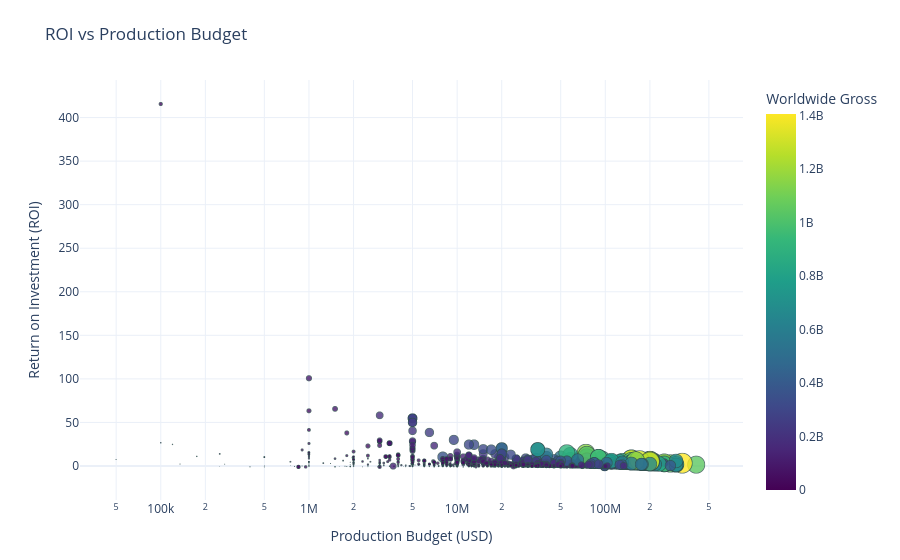

Notebook code for this chart:
### Markdown cell above
## 13.1 Budget vs ROI Analysis 
The relationship between production budgets and ROI was analyzed to answer whether higher budgets lead to higher returns. The analysis showed that high budgets do not guarantee high ROI, with several mid-budget films outperforming blockbusters. ROI also declines sharply beyond a certain budget threshold.

### Code cell
import plotly.express as px

# Create worldwide gross if not already
final_movies_clean['bom_worldwide_gross'] = (
    final_movies_clean['bom_domestic_gross'] + final_movies_clean['bom_foreign_gross']
)

fig = px.scatter(
    final_movies_clean,
    x="tn_production_budget",
    y="roi",
    size="bom_worldwide_gross",            # bubble size = worldwide gross
    color="bom_worldwide_gross",           # gradient color by worldwide gross
    hover_data=['title_clean', 'studio', 'averagerating', 'tn_production_budget', 'roi'],
    log_x=True,                            # log scale for production budget
    title="ROI vs Production Budget",
    labels={
        "tn_production_budget": "Production Budget (USD)",
        "roi": "Return on Investment (ROI)",
        "bom_worldwide_gross": "Worldwide Gross (USD)"
    },
    color_continuous_scale='Viridis',      #  gradient
)

fig.update_traces(
    marker=dict(line=dict(width=0.8, color='DarkSlateGrey'), opacity=0.8)
)

fig.update_layout(
    template="plotly_white",
    xaxis_title="Production Budget (USD)",
    yaxis_title="Return on Investment (ROI)",
    coloraxis_colorbar=dict(title="Worldwide Gross"),
    margin=dict(l=80, r=40, t=80, b=60)
)

fig.show()

### Figure 1 — Plotly figure (JSON) as saved in the notebook; plotly's stock layout.template omitted (floating-point values rounded to 4 significant figures; data arrays with more than 128 entries replaced by an {"elided": "..."} marker saying what was removed)
{"data": [{"customdata": {"elided": "1431x3 mixed values"}, "hovertemplate": "Production Budget (USD)=%{x}<br>Return on Investment (ROI)=%{y}<br>Worldwide Gross (USD)=%{marker.color}<br>title_clean=%{customdata[0]}<br>studio=%{customdata[1]}<br>averagerating=%{customdata[2]}<extra></extra>", "legendgroup": "", "marker": {"color": {"elided": "1431 float values"}, "coloraxis": "coloraxis", "line": {"color": "DarkSlateGrey", "width": 0.8}, "opacity": 0.8, "size": {"elided": "1431 float values"}, "sizemode": "area", "sizeref": 3513500, "symbol": "circle"}, "mode": "markers", "name": "", "showlegend": false, "type": "scattergl", "x": {"elided": "1431 float values"}, "xaxis": "x", "y": {"elided": "1431 float values"}, "yaxis": "y"}], "layout": {"coloraxis": {"colorbar": {"title": {"text": "Worldwide Gross"}}, "colorscale": [[0, "#440154"], [0.1111, "#482878"], [0.2222, "#3e4989"], [0.3333, "#31688e"], [0.4444, "#26828e"], [0.5556, "#1f9e89"], [0.6667, "#35b779"], [0.7778, "#6ece58"], [0.8889, "#b5de2b"], [1, "#fde725"]]}, "legend": {"itemsizing": "constant", "tracegroupgap": 0}, "margin": {"b": 60, "l": 80, "r": 40, "t": 80}, "title": {"text": "ROI vs Production Budget"}, "xaxis": {"anchor": "y", "domain": [0, 1], "title": {"text": "Production Budget (USD)"}, "type": "log"}, "yaxis": {"anchor": "x", "domain": [0, 1], "title": {"text": "Return on Investment (ROI)"}}}}
